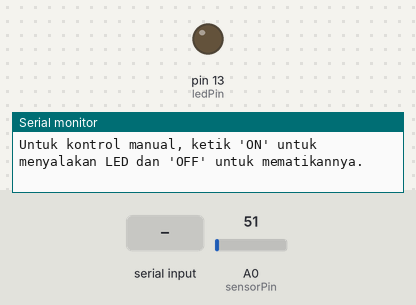
Simulated run of this sketch. Board: Arduino Uno, built with avr-gcc and run on an emulated ATmega328P. Parts: output pins drawn as LEDs (lit = HIGH), the last lines printed to the serial monitor. Inputs (shaded band) come from the test bench; at power-on: A0 (sensorPin) = 51.

Above: at 1.3 s.
1.4 s: "ON" received over Serial
At 3.4 s:
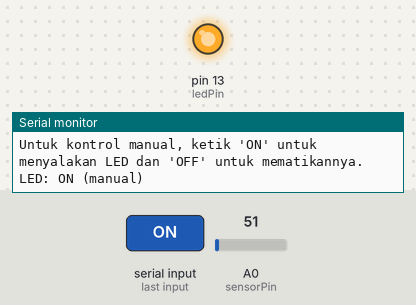
3.9 s: "mode otomatis" received over Serial
At 6.0 s:
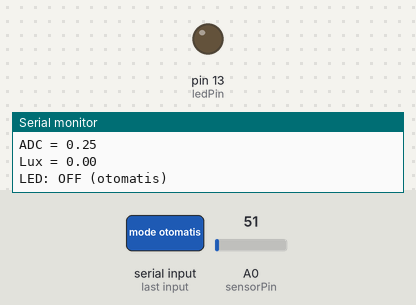
Timing chart, 0 to 7.5 s (numbered marks = the images above; inputs shaded):
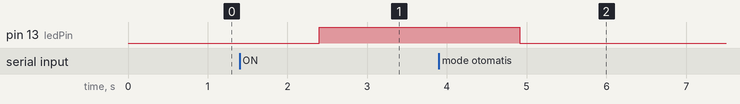

The sketch:

SK_otomatis___manual.ino
```cpp
// Pin dan variabel
int sensorPin = A0;  // Pin analog untuk LM35 (sensor suhu)  A0
int ledPin = 13;      // Pin digital untuk LED 13
String mode = "manual";  // Mode awal: manual (untuk kontrol LED)

// Fungsi setup() dijalankan sekali saat perangkat dinyalakan
void setup() {
  pinMode(ledPin, OUTPUT);  // Mengatur pin LED sebagai output
  Serial.begin(9600);       // Memulai komunikasi serial pada baud rate 9600

  // Mengirim pesan ke Serial Monitor untuk memberitahu mode awal
  Serial.println("Mode awal: manual");
  Serial.println("Ketik 'mode manual' atau 'mode otomatis' untuk mengganti mode.");
  Serial.println("Untuk kontrol manual, ketik 'ON' untuk menyalakan LED dan 'OFF' untuk mematikannya.");
}

// Fungsi loop() dijalankan berulang kali
void loop() {

  // Memeriksa apakah ada data yang tersedia di Serial
  if (Serial.available() > 0) {
    String input = Serial.readString();  // Membaca input dari Serial
    input.trim(); // Menghilangkan spasi atau karakter tak terlihat di awal dan akhir

    // Memeriksa jika input adalah perintah untuk mengubah mode
    if (input == "mode otomatis") {
      mode = "otomatis";  // Mengubah mode ke otomatis
      Serial.println("Mode diubah ke: otomatis");
    }
    else if (input == "mode manual") {
      mode = "manual";    // Mengubah mode ke manual
      Serial.println("Mode diubah ke: manual");
    }

    // Perintah dari Manual akan menjalankan program ini
    else if (mode == "manual") {
      // Mode manual: kontrol LED via Serial Monitor
      if (input == "ON") {
        digitalWrite(ledPin, HIGH);  // Menghidupkan LED
        Serial.println("LED: ON (manual)");  // Mengirimkan status LED ke Serial Monitor
      }
      else if (input == "OFF") {
        digitalWrite(ledPin, LOW);   // Mematikan LED
        Serial.println("LED: OFF (manual)");  // Mengirimkan status LED ke Serial Monitor
      }
      else {
        Serial.println("Perintah tidak dikenal. Ketik 'ON' atau 'OFF'.");  // Pesan untuk input yang tidak valid
      }
    }
  }

  // Mode otomatis: kontrol LED berdasarkan sensor
  if (mode == "otomatis") {
    int nilaiAnalog = analogRead(sensorPin);  // Membaca nilai analog dari LM35
    float tegangan = nilaiAnalog * (5.0 / 1023.0);  // Menghitung tegangan dari nilai analog
    float lux2 = map(tegangan, 0, 5.0, 0, 1000); // Memetakan tegangan ke nilai lux (0-1000)

    Serial.print("ADC = ");  // Mengirimkan teks "ADC = " ke Serial Monitor
    Serial.println(tegangan); // Mengirimkan nilai tegangan ke Serial Monitor
    Serial.print("Lux = ");   // Mengirimkan teks "Lux = " ke Serial Monitor
    Serial.println(lux2);     // Mengirimkan nilai lux ke Serial Monitor

    // Logika kontrol otomatis berdasarkan nilai lux
    if (lux2 > 500) {
      digitalWrite(ledPin, HIGH);    // Menyalakan LED jika lux lebih dari 500
      Serial.println("LED: ON (otomatis)");  // Mengirimkan status LED ke Serial Monitor
    }
    else if (lux2 <= 500) {
      digitalWrite(ledPin, LOW);     // Mematikan LED jika lux kurang dari atau sama dengan 500
      Serial.println("LED: OFF (otomatis)"); // Mengirimkan status LED ke Serial Monitor
    }

    delay(500);  // Delay 500 ms untuk pembacaan sensor agar tidak terlalu cepat
  }
}
```

Measured:
- after the input at 1.4 s, pin 13 (ledPin): LOW → HIGH after 1.0 s
- after the input at 3.9 s, pin 13 (ledPin): HIGH → LOW after 1.0 s
